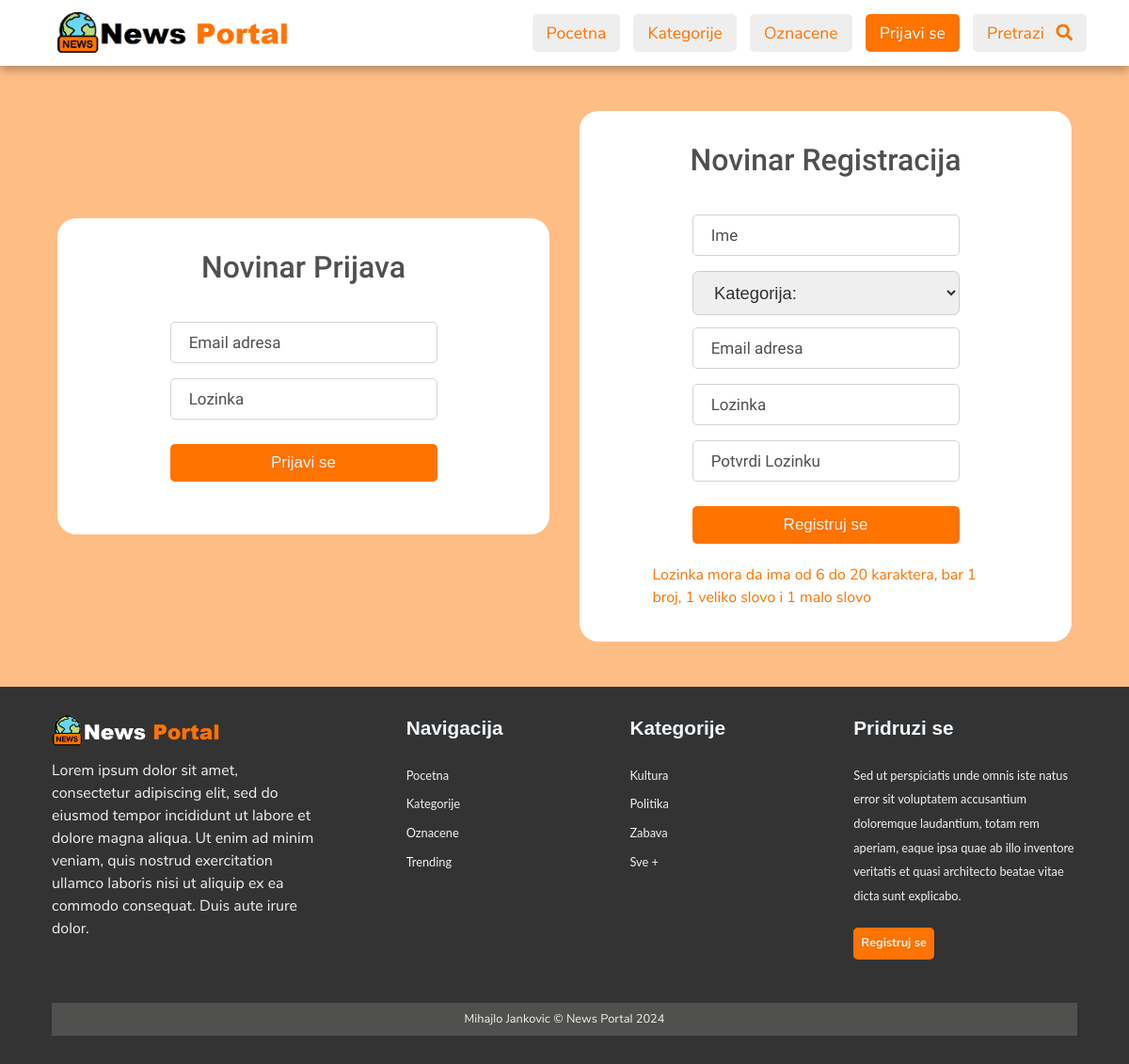
The app's page /author-login.php with its own data.
### tables this page shows
CREATE TABLE `category` (
  `category_id` int(11) NOT NULL,
  `category_name` varchar(45) NOT NULL,
  `category_color` varchar(35) NOT NULL,
  `category_image` varchar(250) NOT NULL,
  `category_description` varchar(350) NOT NULL
);

### author-login.php (the view, shortened to what this page needs)
<?php
  require('./includes/nav.inc.php');
?>
<div class="container p-2">
  <div class="forms-container">
    <div class="left">
      <div class="form-title">
        <h4>Novinar Prijava</h4>
      </div>
      <div class="login-form-container">
        <form method="POST" class="login-form" id="login-form">
          <div class="input-field">
            <input type="email" name="login-email" id="login-email" placeholder=" Email adresa" autocomplete="off"
              required>
          </div>
          <div class="input-field">
            <input type="password" name="login-password" id="login-password" placeholder=" Lozinka " autocomplete="off"
              required>
          </div>
          <div class="input-field">
            <button type="submit" name="login-submit">Prijavi se</button>
          </div>
        </form>
      </div>
    </div>
    <div class="right">
      <div class="form-title">
        <h4>Novinar Registracija</h4>
      </div>
      <div class="signup-form-container">
        <form method="POST" class="signup-form" id="signup-form">
          <div class="input-field">
            <input type="text" name="signup-name" id="signup-name" placeholder=" Ime" autocomplete="off" required>
          </div>
          <div class="input-field">
           <select style="width: 100%;font-size: 1.15rem;color:rgba(0,0,0,0.8);padding: 0.6em 6em 0.6em 1em;border: 1px solid #caced1;border-radius: 0.4rem;"
           name="signup-category" id="signup-category" required>
              <option value="" disabled selected> Kategorija: </option>
          </select>
      </div>
          <div class="input-field">
            <input type="email" name="signup-email" id="signup-email" placeholder=" Email adresa" autocomplete="off"
              required>
          </div>
          <div class="input-field">
            <input type="password" name="signup-password" id="signup-password" placeholder=" Lozinka"
              autocomplete="off" required>
          </div>
          <div class="input-field">
            <input type="password" name="signup-confirm-password" id="signup-confirm-password"
              placeholder=" Potvrdi Lozinku" autocomplete="off" required>
          </div>
          <div class="input-field">
            <button type="submit" name="signup-submit">Registruj se</button>
          </div>
        </form>
      </div>
      <div class="form-errors d-flex">
        <p class="errors" id="signup-errors">
        Lozinka mora da ima od 6 do 20 karaktera, bar 1 broj, 1 veliko slovo i 1 malo slovo
        </p>
      </div>
    </div>
  </div>
</div>
<?php
  require('./includes/footer.inc.php');
?>

### includes/footer.inc.php (shortened to what this page needs)
<footer class="footer">
  <div class="footer-left">
    <a href="./index.php"><img src="./assets/images/logo_light.png" /></a>
    <p>
    Lorem ipsum dolor sit amet, consectetur adipiscing elit, sed do eiusmod tempor incididunt ut labore et dolore magna aliqua. Ut enim ad minim veniam, quis nostrud exercitation ullamco laboris nisi ut aliquip ex ea commodo consequat. Duis aute irure dolor.
    </p>
  </div>
  <ul class="footer-right">
    <li>
      <h2>Navigacija</h2>
      <ul class="box">
        <li><a href="./index.php">Pocetna</a></li>
        <li><a href="./categories.php">Kategorije</a></li>
        <li><a href="./bookmarks.php">Oznacene</a></li>
        <li><a href="./search.php?trending=1">Trending</a></li>
      </ul>
    </li>
    <li>
      <h2>Kategorije</h2>
      <ul class="box">
        <?php
  	      $categoryQuery= " SELECT  category_id, category_name
                            FROM category
                            ORDER BY RAND() LIMIT 3";
          $result = mysqli_query($con,$categoryQuery);
          $row = mysqli_num_rows($result);
          if($row > 0) {
          while($data = mysqli_fetch_assoc($result)) {
            $category_id = $data['category_id'];
            $category_name = $data['category_name'];
        ?>
        <li><a href="articles.php?id=<?php echo $category_id ?>"><?php echo $category_name ?></a></li>
        <?php
              }
            }
          ?>
        <li><a href="./categories.php">Sve +</a></li>
      </ul>
    </li>
    <li>
      <h2>Pridruzi se</h2>
      <ul class="box">
        <li>
        Sed ut perspiciatis unde omnis iste natus error sit voluptatem accusantium doloremque laudantium, totam rem aperiam, eaque ipsa quae ab illo inventore veritatis et quasi architecto beatae vitae dicta sunt explicabo.
        </li>
        <a style="background-color:#ff7300;" href="./author-login.php" class="my-1 btn btn-secondary">Registruj se</a>
      </ul>
    </li>
  </ul>
  <div class="footer-bottom">
    <p>Mihajlo Jankovic &copy; News Portal <?php echo date("Y")?></p>
  </div>
</footer>
</body>
</html>

### assets/css/partials/1-variables.css (style rules this page uses)
:root { --primary-color: #ff7300; --secondary-color: #f99500; --light-color: #f1f1f1; --dark-color: #50514f; --black-color: #333333; --tag-trend-color: #fa163f; --tag-yellow-color: #ffbe0b; --tag-purple-color: #8338ec; --tag-blue-color: #3a86ff; --tag-green-color: #00ff73; --tag-orange-color: #bb5700; --tag-pink-color: #ff0a54; --tag-brown-color: #663f3f; --tag-red-color: #ff0000; --tag-black-color: #000000; --tag-dark-color: #000083; --tag-mint-color: #00e8d1; --hover-color: #ee4444; --active-color: #b90615; --ts-vs: 0.56rem; --ts-sml: 0.8rem; --ts-md: 1.1rem; --ts-lg: 1.25rem; --hs-vs: 1.3rem; --hs-sml: 2rem; --hs-md: 2.5rem; --hs-lg: 3rem; --ff-monts: "Montserrat", sans-serif; --ff-nunito: "Nunito Sans", sans-serif; --ff-noto: "Noto Serif", serif; --ff-robo: "Roboto", sans-serif; --border-radius: 5px; }

### assets/css/partials/3-typography.css (style rules this page uses)
h1, h2, h3, h4, h5, h6 { font-family: var(--ff-monts); margin-bottom: 0.75rem; line-height: 1.3; }
p { font-family: var(--ff-nunito); margin: 0.5rem 0; }
.p-2 { padding: 2rem; }
.my-1 { margin: 1rem 0; }

### assets/css/partials/4-component.css (style rules this page uses)
.d-flex { display: flex; justify-content: center; align-items: center; }
.container { width: 100%; padding-right: 15px; padding-left: 15px; margin-right: auto; margin-left: auto; }
.btn { display: inline-block; border: none; background: var(--dark-color); color: #fff; text-decoration: none; font-family: var(--ff-nunito); padding: 0.5rem 0.75rem; border-radius: var(--border-radius); transition: all 200ms ease-in-out; }
.btn-secondary { background: var(--secondary-color); font-weight: 700; padding: 0.25rem 0.5rem; font-size: var(--ts-sml); }

### assets/css/style.css (style rules this page uses)
.footer { display: flex; flex-flow: row wrap; padding: 30px 55px; color: var(--light-color); background: var(--black-color); }
.footer>* { flex: 1 100%; }
.footer-left { margin-right: 1.25rem; margin-bottom: 1rem; }
.footer-left img { width: 180px; }
.footer h2 { font-weight: 600; font-size: var(--hs-vs); padding-bottom: 0.8rem; color: #f0f8ff; }
.footer ul { padding-left: 0; }
.footer li { line-height: 2em; padding-bottom: 5px; font-size: var(--ts-sml); }
.footer-right ul { padding-bottom: 25px; }
.footer li a { transition: all 200ms ease-in-out; color: var(--light-color); }
.footer-right { display: flex; flex-flow: row wrap; }
.footer-right>* { flex: 1 100%; }
.footer-bottom { text-align: center; color: var(--light-color); font-size: var(--ts-sml); background: var(--dark-color); }
.footer-left p { padding-right: 20%; }
form button { cursor: pointer; }
.forms-container { display: flex; align-items: center; justify-content: center; }
.left, .right { flex: 1; margin: 1rem; padding: 1rem; border-radius: 20px; background-color: white; display: flex; flex-direction: column; align-items: center; }
.form-title { text-align: center; padding: 1rem; }
.form-title h4 { font-family: var(--ff-robo); font-size: var(--hs-sml); font-weight: 500; color: var(--dark-color); }
.input-field { padding: 8px; height: 60px; width: 300px; }
.input-field input, .input-field textarea { height: 100%; width: 100%; outline: none; font-family: var(--ff-robo); padding-left: 15px; border-radius: 5px; border: 1px solid lightgrey; font-size: 17px; }
.input-field input::placeholder, .input-field textarea::placeholder { color: var(--dark-color); }
.input-field button { padding: 10px; margin-top: 10px; width: 100%; font-size: 17px; font-weight: 400; color: var(--light-color); background-color: var(--primary-color); border: none; outline: none; border-radius: var(--border-radius); text-align: center; transition: all 200ms ease-in-out; }
.form-errors { margin: 1.2rem 0; }
.form-errors .errors { width: 75%; margin: auto; color: var(--primary-color); }

### assets/css/responsivity/media-queries.css (style rules this page uses)
@media (min-width: 576px) { .container { width: 540px; } }
@media (min-width: 768px) { .container { width: 720px; } }
@media (min-width: 992px) { .container { width: 960px; } }
@media (min-width: 1200px) { .container { width: 1140px; } }
@media (min-width: 700px) { .footer-right > * { flex: 1; } }
@media (min-width: 700px) { .footer-left { flex: 1 0px; } }
@media (min-width: 700px) { .footer-right { flex: 2 0px; } }

### records on screen
category: category_name "Kultura"
category: category_name "Politika"
category: category_name "Zabava"
